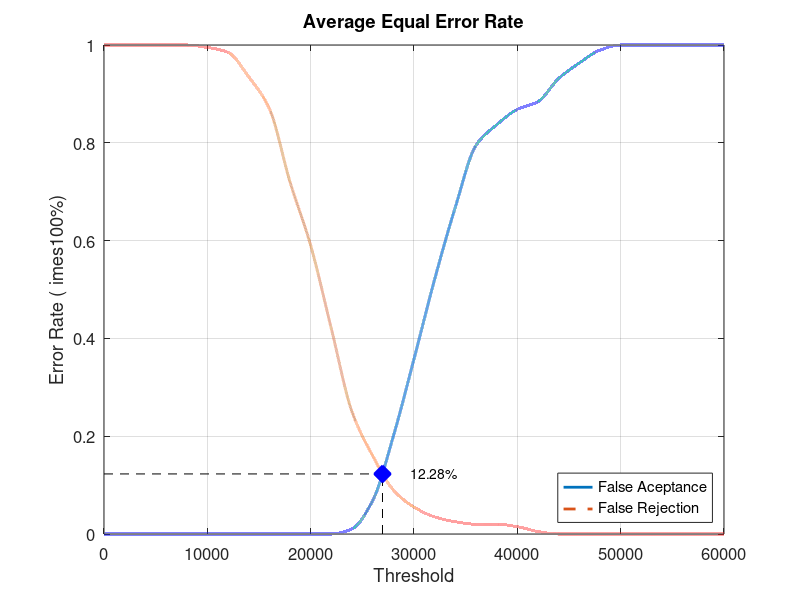
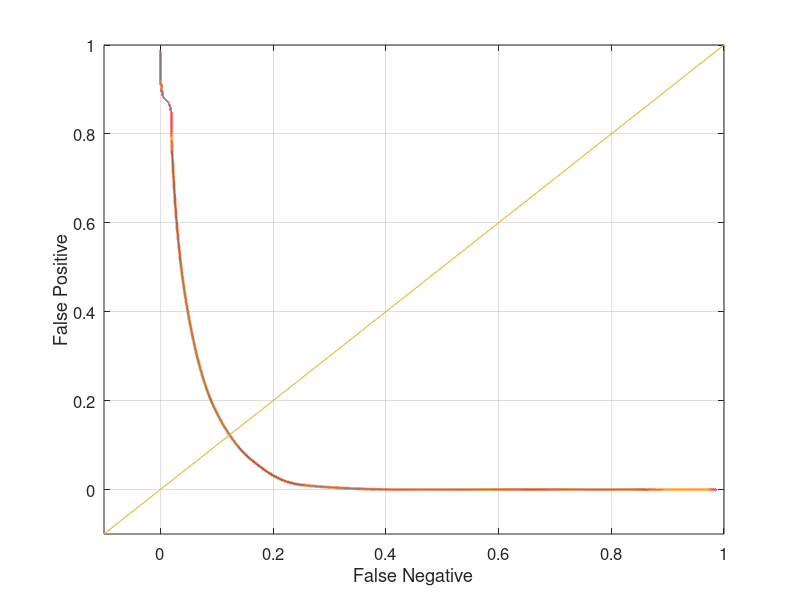

MATLAB code for these plots, in order:
close all;
clear;
clc;
x = 0:2000:60000;
xq = 0:0.5:60000;

y0 = [0 0 0 0 0 0 0 0 0 0 0 0 0.0105263 0.0684211 0.2 0.357895 0.521053 0.668421 0.794737 0.836842 0.868421 0.884211 0.931579 0.963158 0.989474 1 1 1 1 1 1]
yy0 = interp1(x, y0, xq, 'pchip');
y1 = [1 1 1 1 1 0.995 0.985 0.935 0.87 0.72 0.59 0.42 0.25 0.16 0.09 0.055 0.035 0.025 0.02 0.02 0.015 0.005 0 0 0 0 0 0 0 0 0]
yy1 = interp1(x, y1, xq, 'pchip');

% Calculating EER: 
y2 = abs(y0 - y1);
find(y2 == min(y2))
yy2 = abs(yy0 - yy1);
xEER = find(yy2 == min(yy2));
xEERIndex = xq(xEER) % X-axis EER
yEER = yy0(xEER) % Y-axis EER

main = figure
plot(xq, yy0,'-','LineWidth', 2);	hold on
plot(xq, yy1,'--','LineWidth', 2);	hold on
plot([xEERIndex xEERIndex], [0 yEER], 'k--');	hold on
plot([0 xEERIndex], [yEER yEER], 'k--');	hold on
plot(xEERIndex, yEER, 'bx', 'LineWidth', 10);	hold on
text(xEERIndex + 10 * xEERIndex / 100, yEER, [num2str(round((10000 * yEER)) / 100) '%'])
legend('False Aceptance', 'False Rejection', 'Location', 'SouthEast')
xlabel('Threshold')
ylabel('Error Rate (	imes100%)')
title('Average Equal Error Rate')
set(gca, 'FontSize', 12)
axis([0 60000 0 1])
grid on

print(main, 'Database2_3Main', '-dpng');
FNRxFPR = figure('Color', [1 1 1]);
plot(yy1, yy0, '-', yy1, yy0, 'LineWidth', 2);
hold on
y = -0.1:0.1:1
plot(y, y); 
set(gca, 'FontSize', 12)
xlabel('False Negative')
ylabel('False Positive')
axis([-0.1 1 -0.1 1])
set(gca, 'FontSize', 12)
grid on

print(FNRxFPR, 'Database2_3FNRxFPR','-dpng');
